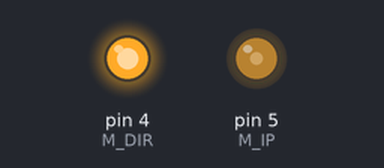
Recording of a sketch running on a simulated Arduino Uno, built with avr-gcc and run on an emulated ATmega328P. Shown: output pins drawn as LEDs (lit = HIGH). What the sketch prints to the serial monitor is not drawn.

Above: at 0.1 s.
Timing chart, 0 to 1.6 s (numbered marks = the images above):
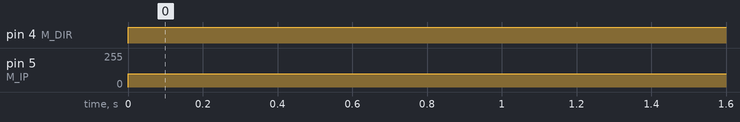

The sketch:

PASSING_MECH.ino
```cpp
#define M_DIR 4
#define M_IP 5

void setup() {
  Serial.begin(115200);
  pinMode(M_DIR , OUTPUT);
  pinMode(M_IP , OUTPUT);
}

void loop() {
      digitalWrite(M_DIR, HIGH);
      analogWrite(M_IP , 100);
      Serial.println("Moving");
    }
```

Measured:
- by itself, pin 4 (M_DIR): LOW → HIGH at 0.00 s
- by itself, pin 5 (M_IP): 0/255 → 100/255 at 0.00 s
